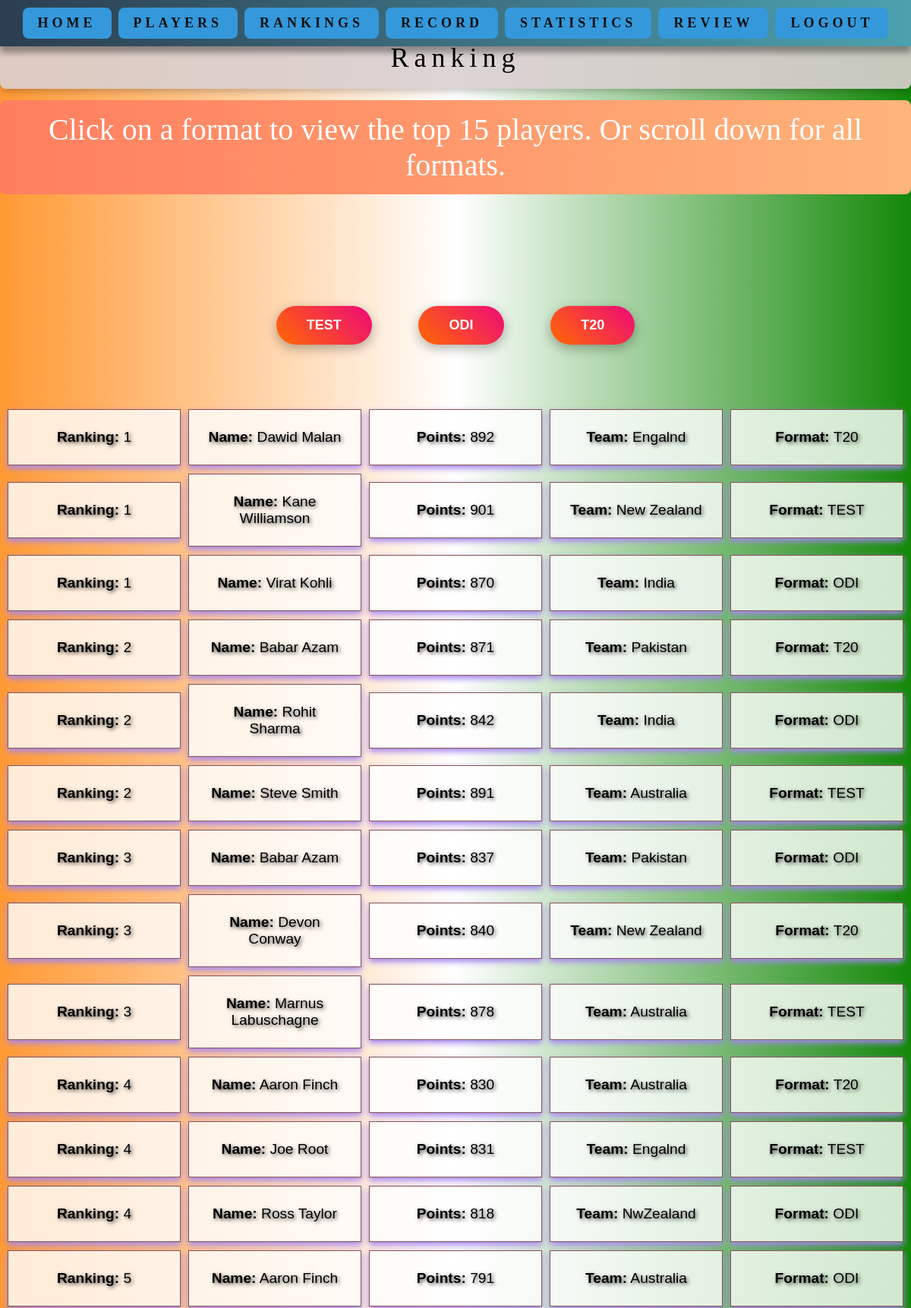
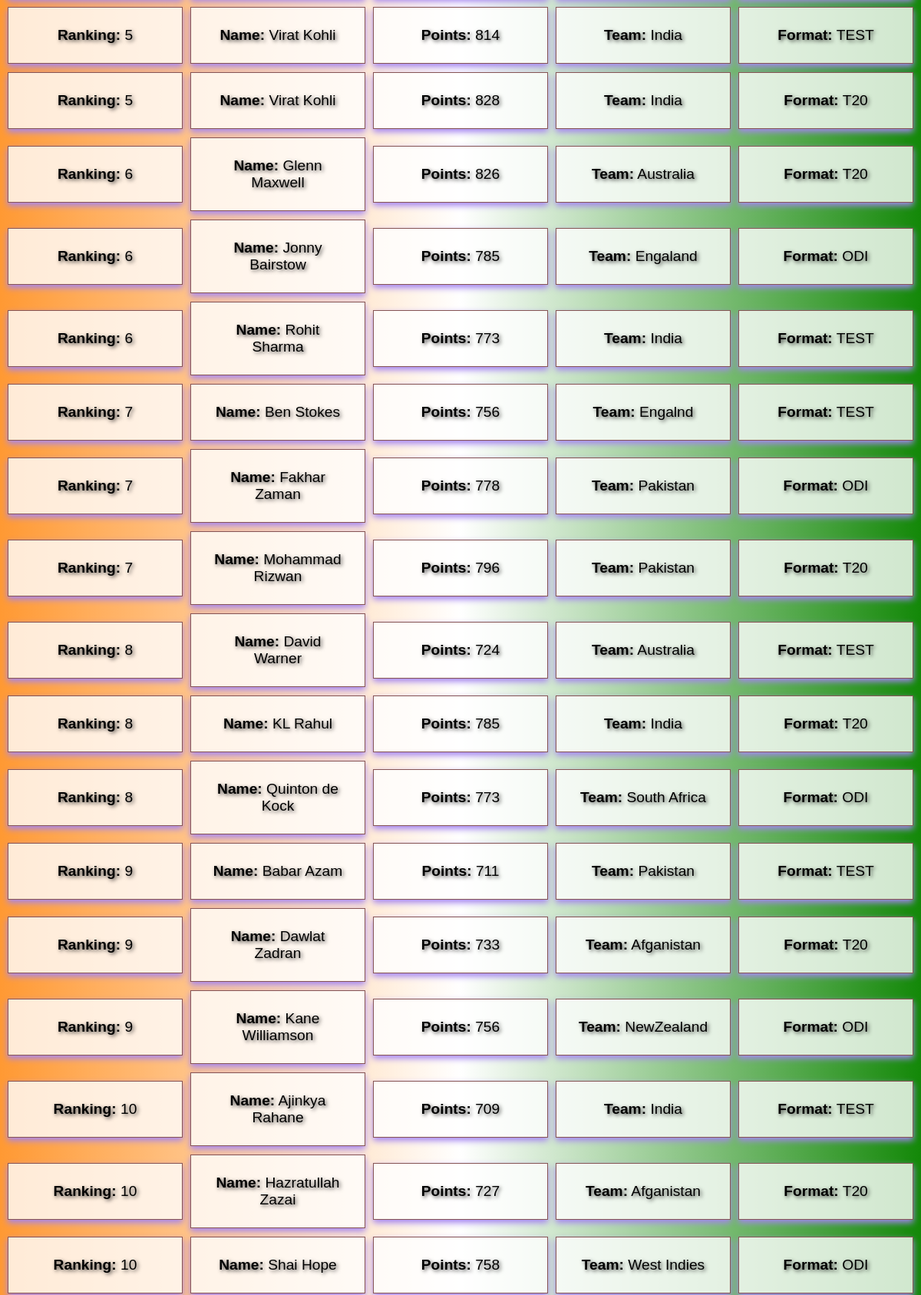
The app's page /Ranking (upper part) with its own data (2 pictures, top to bottom).
### tables this page shows
CREATE TABLE T20 (T20ID INTEGER PRIMARY KEY, Formatid INTEGER REFERENCES MatchFormat (Formatid), Player_name TEXT, Ranking INTEGER, points INTEGER, team TEXT);

### routes.py (the view)
@app.route('/Ranking', defaults={'ranking_id': None})
def Ranking(ranking_id):
    format = request.args.get('format', 'ALL').upper()  # Default format is 'ALL'
    conn = get_db_connections()  # Establish DB connection
    cur = conn.cursor()
    if format == 'TEST':
        query = "SELECT Ranking, Player_Name, points, team, 'TEST' AS Format FROM TEST"
    elif format == 'T20':
        query = "SELECT Ranking, Player_Name, points, team, 'T20' AS Format FROM T20"
    elif format == 'ODI':
        query = "SELECT Ranking, Player_Name, points, team, 'ODI' AS Format FROM ODI"
    elif format == 'ALL':  # For 'ALL', combine results from all formats
        query = """
            SELECT Ranking, Player_Name, points, team, 'T20' AS Format FROM T20
            UNION
            SELECT Ranking, Player_Name, points, team, 'ODI' AS Format FROM ODI
            UNION
            SELECT Ranking, Player_Name, points, team, 'TEST' AS Format FROM TEST
        """
    else:
        abort(500)
    cur.execute(query)
    Crickets = cur.fetchall()
    conn.close()
    return render_template("Ranking.html", Crickets=Crickets)

### routes.py (called while the page is built)
def get_db_connections():
    conn = sqlite3.connect(DATABASE)  # Connect to the SQLite database
    conn.row_factory = sqlite3.Row  # Configure the connection to return rows as dictionaries
    return conn  # Return the database connection

### templates/Ranking.html (shortened to what this page needs)
{% extends "layout.html" %}
{% block content %}
<link rel="stylesheet" href="/static/style.css">
</head>
<body class="home-style">
    <nav class="Nav-bar">
        <strong><a href="/about">Home</a></strong>
        <strong><a href="/Players"> Players</a></strong>
        <strong><a href="/Ranking">Rankings</a></strong>
        <strong><a href="/Record">Record</a></strong>
        <strong><a href="/Stats">Statistics</a></strong>
        <strong><a href="/Review">Review</a></strong>
        <strong><a href="/login">Logout</a></strong>
    </nav>
    <header class="stats1">Ranking</header>
    <p class="Instruction-player">Click on a format to view the top 15 players. Or scroll down for all formats.</p>
    <div class="Rank-h1">
        <button class="Ranking-button" onclick="FilterRanking('Test')">Test</button>
        <button class="Ranking-button" onclick="FilterRanking('ODI')">ODI</button>
        <button class="Ranking-button" onclick="FilterRanking('T20')">T20</button>
    </div>
    <table>
        <tbody>
            <div class="Ranking-grid">
                {% for Cricket in Crickets %}
                <div class="Brid">
                    <div class="item"><strong>Ranking:</strong> {{ Cricket[0] }}</div>
                    <div class="item"><strong>Name:</strong> {{ Cricket[1] }}</div>
                    <div class="item"><strong>Points:</strong> {{ Cricket[2] }}</div>
                    <div class="item"><strong>Team:</strong> {{ Cricket[3] }}</div>
                    <div class="item"><strong>Format:</strong> {{ Cricket[4] }}</div>
                </div>
                {% endfor %}
            </div>
        </tbody>
    </table>
{% endblock %}

### static/style.css (style rules this page uses)
.home-style { margin: 0; padding: 0; font-family: Arial, Helvetica, sans-serif; background: linear-gradient(to right, #FF9933, #FFFFFF, #138808); color: #333; display: flex; flex-direction: column; min-height: 100vh; overflow-x:hidden ; }
.Nav-bar { position: fixed; left: 50%; transform: translateX(-50%); width: calc(100% - 20px); top: 0; background: linear-gradient(to right, #2c3e50, #4ca1af); padding: 10px 10px; box-shadow: 0 8px 8px rgba(0, 0, 0, 0.2); text-align: center; letter-spacing: 5px; z-index: 1; }
.Nav-bar { font-family: Dancing Script; font-size: 16px; text-transform: uppercase; text-decoration: none; }
p { font-size: 20px; margin: 10px 0; }
a { display: inline-block; padding: 10px 20px; font-size: 18px; color: #db5151; background-color: #3498db; border-radius: 8px; }
tbody { display: block; }
.stats1 { position: relative; top: 15px; text-align: center; font-size: 36px; padding: 20px; background-color: rgba(218, 208, 208, 0.9); color: black; font-family: Pinyon Script; margin-top: 20px; margin-bottom: 20px; letter-spacing: 7px; border-radius: 8px; box-shadow: 0 4px 8px rgba(0, 0, 0, 0.2); }
.Instruction-player { font-family: 'Playfair Display', serif; text-align: center; font-size: 2.5em; color: #fff; background: linear-gradient(to right, #ff7e5f, #feb47b); padding: 15px; border-radius: 8px; }
p { margin-bottom: 1em; }
a { color: #0e1012; text-decoration: underline; }
.Ranking-grid { display: flex; flex-direction: column; gap:11px; padding: 10px; margin-top: 60px; }
.Brid { display: grid; grid-template-columns: repeat(auto-fit, minmax(150px, 1fr)); gap: 10px; align-items: center; color: #ffffff; text-shadow: 2px 2px 5px rgba(0, 0, 0, 0.7); }
.item { background-color: rgba(255, 255, 255, 0.8); text-align: center; padding: 25px; border: 1px solid #865454; font-size: larger; box-shadow: 0 4px 8px rgb(165, 133, 241); color: #000; }
.Ranking-button { padding: 15px 40px; border: none; border-radius: 50px; background: linear-gradient(45deg, #ff6a00, #ee0979); color: white; font-size: 18px; font-weight: bold; cursor: pointer; margin: 10px; transition: transform 0.2s, opacity 0.3s; box-shadow: 0 5px 15px rgba(0, 0, 0, 0.3); text-transform: uppercase; }
.Rank-h1 { text-align: center; font-size: 150px; }
a { text-decoration: none; }

### records on screen
T20: Ranking "1", Player_name "Dawid Malan", points "892", team "Engalnd", Cricket "T20"
T20: Cricket "1", Player_name "Virat Kohli", Cricket "870", team "India", Cricket "ODI", Cricket "5", Cricket "814", Cricket "TEST", Ranking "5", points "828", Cricket "T20"
T20: Ranking "2", Player_name "Babar Azam", points "871", team "Pakistan", Cricket "T20", Cricket "3", Cricket "837", Cricket "ODI", Cricket "9", Cricket "711", Cricket "TEST"
T20: Ranking "3", Player_name "Devon Conway", points "840", team "New Zealand", Cricket "T20"
T20: Ranking "4", Player_name "Aaron Finch", points "830", team "Australia", Cricket "T20", Cricket "5", Cricket "791", Cricket "ODI"
T20: Ranking "6", Player_name "Glenn Maxwell", points "826", team "Australia", Cricket "T20"
T20: Ranking "7", Player_name "Mohammad Rizwan", points "796", team "Pakistan", Cricket "T20"
T20: Ranking "8", Player_name "KL Rahul", points "785", team "India", Cricket "T20"
T20: Ranking "9", Player_name "Dawlat Zadran", points "733", team "Afganistan", Cricket "T20"
T20: Ranking "10", Player_name "Hazratullah Zazai", points "727", team "Afganistan", Cricket "T20"

### other values on screen
{{ Cricket[0] }} "1" "2" "2" "3" "4" "4" "6" "6" "7" "7" "8" "8" "9" "10" "10"
{{ Cricket[1] }} "Kane Williamson" "Rohit Sharma" "Steve Smith" "Marnus Labuschagne" "Joe Root" "Ross Taylor" "Jonny Bairstow" "Rohit Sharma" "Ben Stokes" "Fakhar Zaman" "David Warner" "Quinton de Kock" "Kane Williamson" "Ajinkya Rahane" "Shai Hope"
{{ Cricket[2] }} "901" "842" "891" "878" "831" "818" "785" "773" "756" "778" "724" "773" "756" "709" "758"
{{ Cricket[3] }} "New Zealand" "India" "Australia" "Australia" "Engalnd" "NwZealand" "Engaland" "India" "Engalnd" "Pakistan" "Australia" "South Africa" "NewZealand" "India" "West Indies"
{{ Cricket[4] }} "TEST" "ODI" "TEST" "TEST" "TEST" "ODI" "ODI" "TEST" "TEST" "ODI" "TEST" "ODI" "ODI" "TEST" "ODI"
